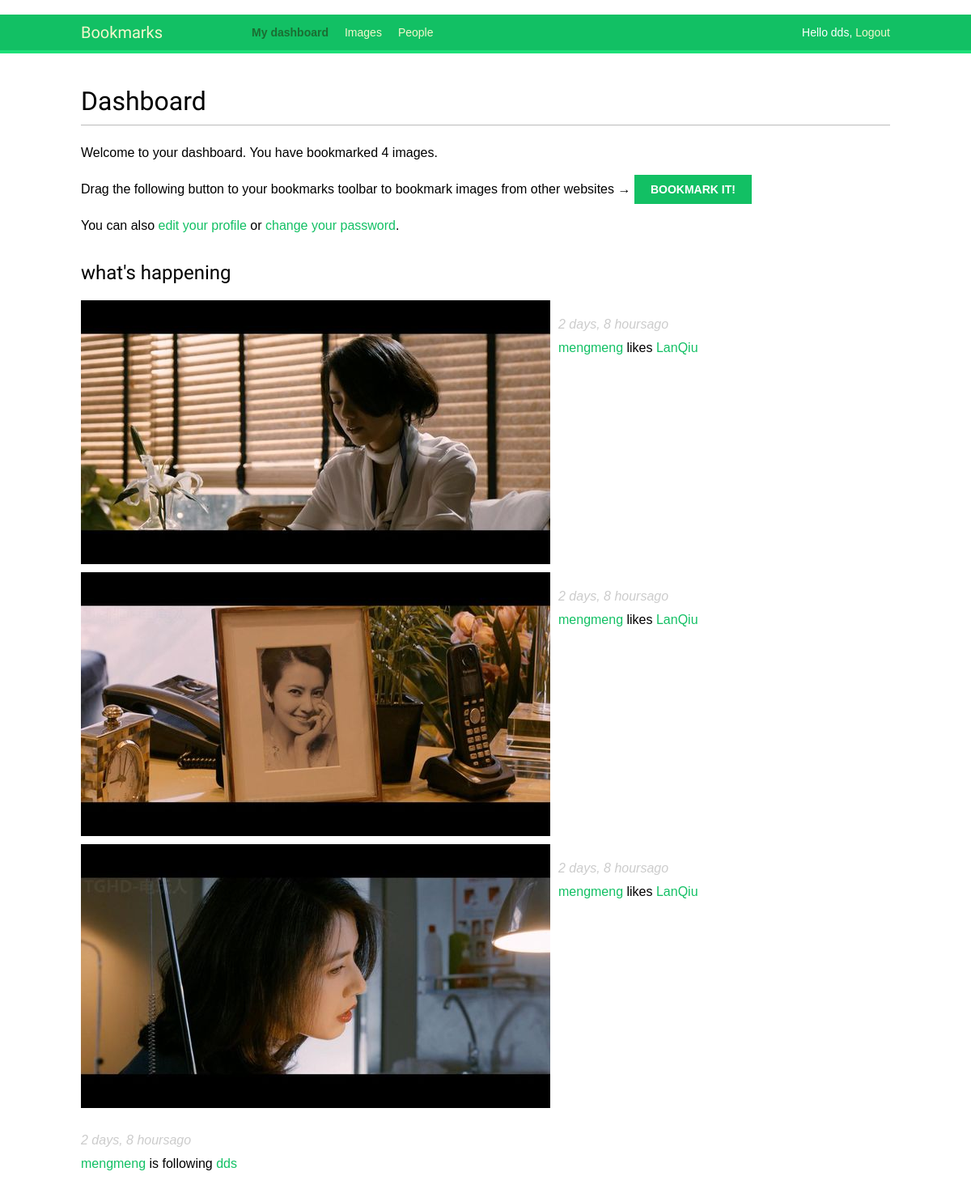
/account/ (signed in), run on the app's committed database.
### actions/models.py (models this page shows)
class Action(models.Model):
    user = models.ForeignKey(User,related_name='actions',
                             db_index=True)
    verb = models.CharField(max_length=255)
    target_ct = models.ForeignKey(ContentType,blank=True,null=True,
                                  related_name='target_obj')
    target_id = models.PositiveIntegerField(null=True,blank=True,
                                            db_index=True)
    target = GenericForeignKey('target_ct','target_id')
    created = models.DateTimeField(auto_now_add=True,db_index=True)
    class Meta():
        ordering = ('-created',)

### images/models.py (models this page shows, shortened)
class Image(models.Model):
    user = models.ForeignKey(settings.AUTH_USER_MODEL,
                             related_name='images_created')
    title = models.CharField(max_length=200)
    slug = models.SlugField(max_length=200,blank=True)
    url = models.URLField()
    image = models.ImageField(upload_to='image/%Y/%m/%d')
    description = models.TextField(blank=True)
    created = models.DateField(auto_now_add=True,
                               db_index=True)
    users_like = models.ManyToManyField(settings.AUTH_USER_MODEL,
                                        related_name='image_liked',
                                        blank=True)
    total_likes = models.PositiveIntegerField(db_index=True,default=0)
    def __unicode__(self):
        return self.title
    def get_absolute_url(self):
        return reverse('images:detail',args=[self.id,self.slug])

### account/views.py (the view)
@login_required
def dashboard(request):
    actions = Action.objects.all().exclude(user=request.user)
    following_ids = request.user.following.values_list('id',flat=True)
    if following_ids:
        actions = actions.filter(user_id__in = following_ids).select_related(
            'user','user__profile').prefetch_related('target')
    actions = actions[:10]
    return render(request,'account/dashboard.html',
                  {'section': 'dashboard','actions':actions})

### account/templates/account/dashboard.html (shortened to what this page needs)
﻿{% extends "base.html" %}
{% block content %}
    <h1>Dashboard</h1>
    {% with total_images_created=request.user.images_created.count %}
        <p>Welcome to your dashboard. You have bookmarked {{ total_images_created }} image{{ total_images_created|pluralize }}.</p>
    {% endwith %}
    <p>
        Drag the following button to your bookmarks toolbar to bookmark images from other websites →
        <a href="javascript:{% include "bookmarklet_launcher.js" %}" class="button">Bookmark it!</a>
    </p>
    <p>
        You can also <a href="{% url "edit" %}">edit your profile</a> or
        <a href="{% url "password_change" %}">change your password</a>.
    </p>
    <h2>what's happening</h2>
    <div id="action-list">
        {% for action in actions %}
            {% include "actions/action/detail.html" %}
        {% endfor %}
    </div>
{% endblock %}

### account/templates/base.html (shortened to what this page needs)
{% load staticfiles %}
<!DOCTYPE html>
<html>
    <head>
	<link href="{% static "css/base.css" %}"rel="stylesheet">
    </head>
    <body>
	<div id="header">
	    <span class="logo">Bookmarks</span>
	    {% if request.user.is_authenticated %}
	    <ul class="menu">
		    <li {% if section == "dashboard" %}class="selected"{% endif %}>
		        <a href="{% url "dashboard" %}">My dashboard</a>
	 	    </li>
		    <li {% if section == "images" %}class="selected"{% endif %}>
		        <a href="{% url "images:list" %}">Images</a>
		    </li>
		    <li {% if section == "people"%}class="selected"{% endif %}>
		        <a href="{% url "user_list" %}">People</a>
		    </li>
	     </ul>
	    {% endif %}
	    <span class="user">
		    {% if request.user.is_authenticated %}
		        Hello {{ request.user.username }},
		        <a href="{% url "logout" %}">Logout</a>
		    {% else %}
		        <a href="{% url "login" %}">Log-in</a>
	    	{% endif %}
	    </span>
	</div>
	<div id="content">
	    {% block content %}
	    {% endblock %}
	</div>
    </body>
</html>

### actions/templates/actions/action/detail.html (shortened to what this page needs)
{% load thumbnail %}
{% with user=action.user profile=action.user.profile %}
<div class="action">
    <div class="images">
        {% if action.target %}
            {% with target=action.target %}
                {% if target.image %}
                    {% thumbnail target.image "80x80" crop="100%" as im %}
                        <a href="{{ target.get_absolute_url }}">
                            <img src="{{ im.url }}" class="item-img">
                        </a>
                    {% endthumbnail %}
                {% endif %}
            {% endwith %}
        {% endif %}
    </div>
    <div class="info">
        <p>
            <span class="date">{{ action.created|timesince }}ago</span>
            <br />
            <a href="{{ user.get_absolute_url }}">{{ user.username }}</a>
            {{ action.verb }}
            {% if action.target %}
                {% with target=action.target %}
                    <a hreg="{{ target.get_absolute_url }}">{{ target }}</a>
                {% endwith %}
            {% endif %}
        </p>
    </div>
</div>
{% endwith %}

### account/static/css/base.css (style rules this page uses)
body { margin:0; padding:0; font-family:helvetica, sans-serif; }
p { line-height: 1.8; }
a { color:#12c064; text-decoration:none; }
h1, h2, h3, h4, h5 , h6 { font-family: 'Muli', sans-serif; font-weight:normal; }
h1 { border-bottom:1px solid #bbb; padding:0 0 10px 0; margin:10px 0 20px 0; }
h2 { margin:30px 0 20px; }
#header { padding:10px 100px; font-size:14px; background:#12c064; color:#fff; border-bottom:4px solid #1cdf78; overflow:auto; }
#header .logo { font-family: 'Muli', sans-serif; float:left; color:#f3f7cc; font-size:20px; margin-right:10%; }
#header ul.menu { list-style:none; float:left; margin:0; padding:0; }
#header ul.menu li { float:left; padding:4px 10px; }
#header ul.menu li.selected a, #header ul.menu li.selected a:hover { color:#1b6d32; font-weight:bold; }
#header a { color:#f3f7cc; }
#header .user { float:right; padding-top:4px; }
#content { padding:30px 100px; }
input[type=submit], a.button { font-weight:bold; background:#12c064; color:#fff; padding:10px 20px; font-size:14px; text-transform:uppercase; }
.action { clear:both; overflow:auto; }
.action .images { float:left; margin:0 10px 10px 0; }
.action .date { font-style:italic; color:#ccc; }

### data on the page
Action: shows a picture, created "2 days, 8 hours", user.username "mengmeng", verb "likes", target "LanQiu"
Action: shows a picture, created "2 days, 8 hours", user.username "mengmeng", verb "likes", target "LanQiu"
Action: shows a picture, created "2 days, 8 hours", user.username "mengmeng", verb "likes", target "LanQiu"
Action: created "2 days, 8 hours", user.username "mengmeng", verb "is following", target "dds"

### other printed values
{{ request.user.username }} "dds"
{{ total_images_created }} "4"
